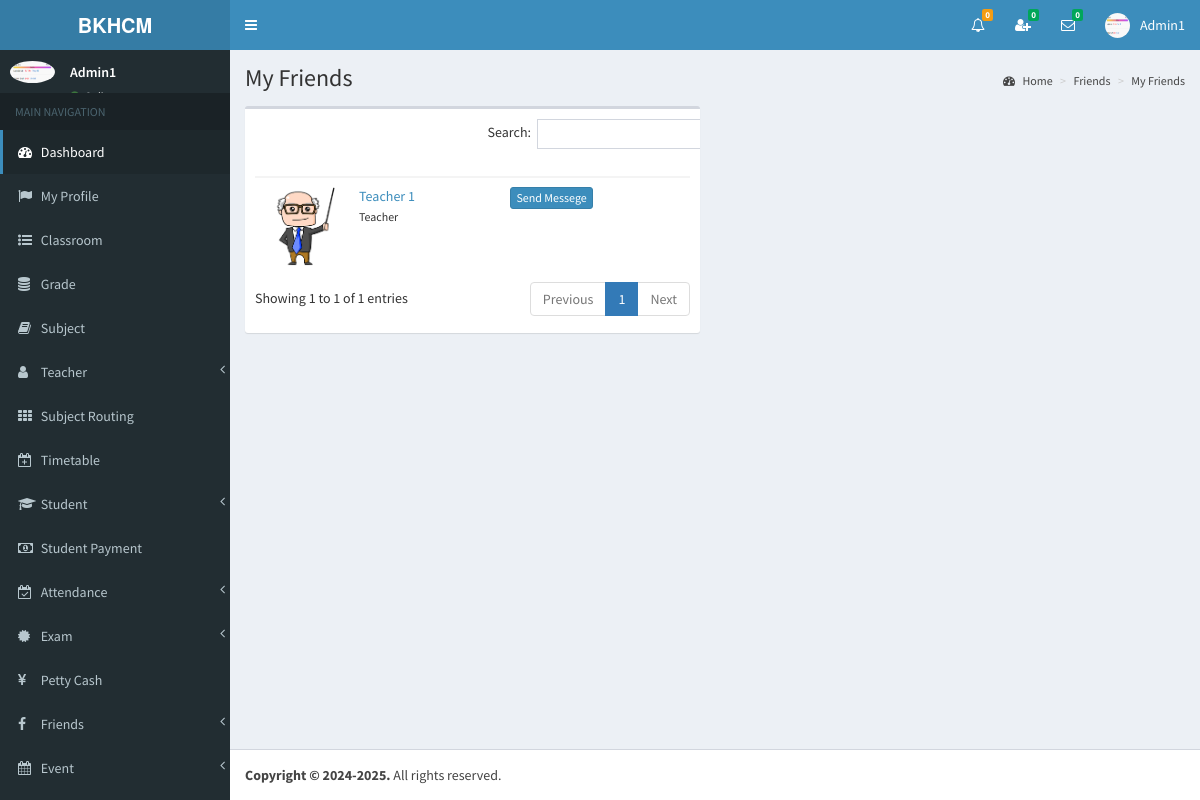
Page /view/my_friends.php?do=showChatBox&my_index=0&conversation_id=11&friend_index=1&my_type=Admin (signed in) on the committed database.
### tables this page shows
CREATE TABLE `my_friends` (
  `id` int(11) NOT NULL,
  `my_index` bigint(11) NOT NULL,
  `friend_index` bigint(11) NOT NULL,
  `_status` varchar(255) NOT NULL,
  `conversation_id` int(11) NOT NULL,
  `my_type` varchar(255) NOT NULL,
  `friend_type` varchar(255) NOT NULL,
  `_isread` int(11) NOT NULL
);

CREATE TABLE `teacher` (
  `id` int(11) NOT NULL,
  `full_name` varchar(255) NOT NULL,
  `i_name` varchar(255) NOT NULL,
  `gender` varchar(255) NOT NULL,
  `address` varchar(255) NOT NULL,
  `phone` varchar(255) NOT NULL,
  `email` varchar(255) NOT NULL,
  `image_name` varchar(255) NOT NULL,
  `index_number` bigint(11) NOT NULL,
  `reg_date` date NOT NULL
);

### view/my_friends.php (the view, shortened to what this page needs)
<?php include_once('head.php'); ?>
<?php include_once('header_admin.php'); ?>
<?php include_once('sidebar.php'); ?>
<div class="content-wrapper">
    <section class="content-header">
    	<h1>
        	My Friends
        </h1>
        <ol class="breadcrumb">
        	<li><a href="#"><i class="fa fa-dashboard"></i> Home</a></li>
            <li><a href="#">Friends</a></li>
            <li><a href="#">My Friends</a></li>
    	</ol>
	</section>
    <section class="content" >
        <div class="row" id="table1">
            <div class="col-md-6">
                <div class="box">
                    <div class="box-body table-responsive">
                        <table id="tableMyFriend" class="table ">
                            <thead>
                                <th class="col-md-1"></th>
                                <th class="col-md-5"></th>
                                <th class="col-md-6"></th>
                            </thead>
                            <tbody>
<?php
include_once('../controller/config.php');
$my_index=$_SESSION["index_number"];
$my_type=$_SESSION["type"];
$sql="select * from my_friends where my_index='$my_index' and _status='Friend'";
$result=mysqli_query($conn,$sql);
if(mysqli_num_rows($result) > 0){
	while($row=mysqli_fetch_assoc($result)){
		$friend_type=$row['friend_type'];
		$friend_index=$row['friend_index'];
		$conversation_id=$row['conversation_id'];
		if($friend_type=="Teacher"){
			$sql1="SELECT * FROM teacher WHERE index_number='$friend_index'";
			$result1=mysqli_query($conn,$sql1);
			$row1=mysqli_fetch_assoc($result1);
			$friend_name=$row1['i_name'];
			$friend_image=$row1['image_name'];
		}
?>
                                <tr>
                                    <td><img src="../<?php echo $friend_image; ?>" class="friend-image"></td>
                                    <td id="td1_<?php echo $row['mf_id']; ?>">
									<a href="#"onClick="friendProfile('<?php echo $friend_type; ?>','<?php echo $friend_index; ?>')"><?php echo $friend_name; ?> </a><br>
                                        <?php
											if($friend_type == "Teacher"){
												echo "<small> Teacher </small>";
											}
										?>
                                    </td>
                                    <td>
<a href="#" onClick="showModal('<?php echo $my_index; ?>','<?php echo $conversation_id; ?>','<?php echo $friend_index; ?>','<?php echo $my_type; ?>')" class="btn btn-primary btn-xs"  >Send Messege</a>
                                    </td>
                                </tr>
<?php } } ?>
                            </tbody>
                        </table>
                	</div>
                </div>
            </div>
            <div class="col-md-6" id="showMsg" style=" height:520px;">
    		</div>
        </div>
    </section>
</div>
<?php include_once('footer.php');?>

### view/header_admin.php (shortened to what this page needs)
<body class="hold-transition skin-blue sidebar-mini" >
<div class="wrapper">
  <header class="main-header" >
    <a href="" class="logo">
      <span><strong>BKHCM </strong></span>
    </a>
    <nav class="navbar navbar-static-top">
		<a href="#" class="sidebar-toggle" data-toggle="offcanvas" role="button">
       	</a>
		<div class="navbar-custom-menu">
			<ul class="nav navbar-nav">
              <li class="dropdown notifications-menu">
                <a href="#" class="dropdown-toggle" data-toggle="dropdown">
                  <i class="fa fa-bell-o"></i>
<?php
include_once('../controller/config.php');
$my_type=$_SESSION["type"];
if($my_type == 'Admin'){
	$sql1="SELECT COUNT(id) FROM main_notifications WHERE _isread='0'";
	$result1=mysqli_query($conn,$sql1);
	$row1=mysqli_fetch_assoc($result1);
	$notfi_count=$row1['COUNT(id)'];
?>
                  <span class="label label-warning"><?php echo $notfi_count; ?></span>
                </a>
              </li>
<?php }  ?>
<?php
include_once('../controller/config.php');
$my_index=$_SESSION["index_number"];
$my_type=$_SESSION["type"];
$sql="SELECT count(id)
      FROM my_friends
      WHERE my_index='$my_index' AND _status='Pending' AND _isread='0'";
$result=mysqli_query($conn,$sql);
$row=mysqli_fetch_assoc($result);
$unread_count=$row['count(id)'];
?>
              <li class="dropdown messages-menu"  id="friend_request">
              	<a href="#" class="dropdown-toggle" data-toggle="dropdown" onClick="showFriendRequest('<?php echo $my_index; ?>','<?php echo $my_type; ?>')">
                  <i class="fa fa-user-plus"></i>
                  <span class="label label-success"><?php echo $unread_count; ?></span>
                </a>
              </li>
<?php
include_once('../controller/config.php');
$my_index=$_SESSION["index_number"];
$unread_msg_count=0;
$sql="SELECT * FROM my_friends WHERE my_index='$my_index'";
$result=mysqli_query($conn,$sql);
while($row=mysqli_fetch_assoc($result)){
	$friend_index=$row['friend_index'];
	$sql1="SELECT count(id)
		  FROM online_chat
		  WHERE user_index='$friend_index' AND _isread='0'";
	$result1=mysqli_query($conn,$sql1);
	$row1=mysqli_fetch_assoc($result1);
	$unread_msg_count+=$row1['count(id)'];
}
?>
              <li class="dropdown messages-menu" id="unread_msg">
                <a href="#" class="dropdown-toggle" data-toggle="dropdown" >
                  <i class="fa fa-envelope-o"></i>
                  <span class="label label-success"><?php echo $unread_msg_count; ?></span>
                </a>
<?php
include_once('../controller/config.php');
$index=$_SESSION["index_number"];
$type=$_SESSION["type"];
$time='';
$file_path='';
	$sql="SELECT
           DISTINCT conversation_id,friend_index
           FROM
              my_friends
           WHERE
              	my_index='$index'
           ORDER BY
              conversation_id";
	$result=mysqli_query($conn,$sql);
	while($row=mysqli_fetch_assoc($result)){
		$conversation_id=$row['conversation_id'];
		$friend_index=$row['friend_index'];
		$sql3="SELECT * FROM my_friends WHERE conversation_id='$conversation_id' and friend_index='$friend_index'";
		$result3=mysqli_query($conn,$sql3);
		$row3=mysqli_fetch_assoc($result3);
		$friend_type=$row3['friend_type'];
		if($friend_type == "Admin"){
			$sql1="SELECT * FROM admin WHERE index_number='$friend_index'";
			$result1=mysqli_query($conn,$sql1);
			$row1=mysqli_fetch_assoc($result1);
			$friend_name=$row1['i_name'];
			$friend_image=$row1['image_name'];
		}
		if($friend_type == "Teacher"){
			$sql1="SELECT * FROM teacher WHERE index_number='$friend_index'";
			$result1=mysqli_query($conn,$sql1);
			$row1=mysqli_fetch_assoc($result1);
			$friend_name=$row1['i_name'];
			$friend_image=$row1['image_name'];
		}
		if($friend_type == "Student"){
			$sql1="SELECT * FROM student WHERE index_number='$friend_index'";
			$result1=mysqli_query($conn,$sql1);
			$row1=mysqli_fetch_assoc($result1);
			$friend_name=$row1['i_name'];
			$friend_image=$row1['image_name'];
		}
		$sql2="SELECT * FROM online_chat WHERE conversation_id='$conversation_id' ORDER BY id DESC LIMIT 1";
		$result2=mysqli_query($conn,$sql2);
		while($row2=mysqli_fetch_assoc($result2)){
			$last_msg=$row2['msg'];
			$msg_time=$row2['time'];
			$datetime1 = new DateTime($msg_time);
			$datetime2 = new DateTime();
			$interval = $datetime1->diff($datetime2);
			$year = $interval->format('%y y ');
			$month = $interval->format('%m m ');
			$days = $interval->format('%a d');
			$hours = $interval->format('%h h');
			$minutes = $interval->format('%i mins');
			$seconds = $interval->format('%s sec');
			if($year>0){
				$time=$year;
			}else if($month>0){
				$time=$month;
			}else if($days>0){
				$time=$days;
			}else if($hours>0){
				$time=$hours;
			}else if($minutes>0){
				$time=$minutes;
			}else{
				$time=$seconds;
			}
			if($type=="Admin"){
				$file_path="my_friends.php?do=showChatBox&my_index=$index&conversation_id=$conversation_id&friend_index=$friend_index&my_type=$type";
			}
			if($type=="Teacher"){
				$file_path="my_friends2.php?do=showChatBox&my_index=$index&conversation_id=$conversation_id&friend_index=$friend_index&my_type=$type";
			}
			if($type=="Student"){
				$file_path="my_friends1.php?do=showChatBox&my_index=$index&conversation_id=$conversation_id&friend_index=$friend_index&my_type=$type";
			}
?>
                      <li>
                        <a href="<?php echo $file_path; ?>" onClick="msgRead('<?php echo $index; ?>','<?php echo $conversation_id; ?>','<?php echo $friend_index; ?>','<?php echo $type; ?>')">
                          <div class="pull-left">
                            <img src="../<?php echo $friend_image; ?>" class="img-circle" alt="User Image">
                          </div>
                          <h4>
                            <?php echo $friend_name; ?>
                            <small><i class="fa fa-clock-o"></i> <?php echo $time; ?></small>
                          </h4>
                          <p><?php echo $last_msg; ?></p>
                        </a>
                      </li>
 <?php } } ?>
              </li>
<?php
include_once('../controller/config.php');
if($type=="Admin"){
	$sql="SELECT * FROM admin where index_number='$index'";
	$result=mysqli_query($conn,$sql);
	$row=mysqli_fetch_assoc($result);
}
?>
            	<li class="dropdown user user-menu">
                    <a href="#" class="dropdown-toggle" data-toggle="dropdown">
                      <img src="../<?php echo $row['image_name']; ?>" class="user-image" alt="User Image">
                      <span class="hidden-xs"><?php echo $row['i_name']; ?></span>
                    </a>
              </li>
            </ul>
        </div>
	</nav>
  </header>

### view/sidebar.php (shortened to what this page needs)
  <aside class="main-sidebar">
    <section class="sidebar">
<?php
include_once('../controller/config.php');
$index=$_SESSION["index_number"];
$sql="SELECT * FROM admin WHERE index_number='$index'";
$result=mysqli_query($conn,$sql);
$row=mysqli_fetch_assoc($result);
$name=$row['i_name'];
$image=$row['image_name'];
?>
      <div class="user-panel">
      	<div class="pull-left image">
        	<img src="../<?php echo $image; ?>" class="img-circle" alt="User Image">
        </div>
        <div class="pull-left info">
        	<p><?php echo $name; ?></p>
            <a href="#"><i class="fa fa-circle text-success"></i> Online</a>
        </div>
      </div>
      <ul class="sidebar-menu">
        <li class="header">MAIN NAVIGATION</li>
        <li class="active treeview">
          <a href="dashboard.php">
            <i class="fa fa-dashboard"></i> <span>Dashboard</span>
          </a>
        </li>
         <li>
          <a href="admin_profile.php">
            <i class="fa fa-flag"></i> <span>My Profile</span>
          </a>
        </li>
        <li>
          <a href="class_room.php">
            <i class="fa fa-list-ul"></i> <span>Classroom</span>
          </a>
        </li>
        <li>
          <a href="grade.php">
            <i class="fa fa-database"></i> <span>Grade</span>
          </a>
        </li>
        <li>
          <a href="subject.php">
            <i class="fa fa-book"></i> <span>Subject</span>
          </a>
        </li>
        <li class="treeview">
          <a href="#">
            <i class="fa fa-user" aria-hidden="true"></i>
            <span>Teacher</span>
            <span class="pull-right-container">
              <i class="fa fa-angle-left pull-right"></i>
            </span>
          </a>
        </li>
        <li>
          <a href="subject_routing.php">
            <i class="fa fa-th"></i> <span>Subject Routing</span>
          </a>
        </li>
        <li>
          <a href="timetable.php">
            <i class="fa fa-calendar-plus-o"></i> <span>Timetable</span>
          </a>
        </li>
        <li class="treeview">
          <a href="#">
            <i class="fa fa-graduation-cap"></i>
            <span>Student</span>
            <span class="pull-right-container">
              <i class="fa fa-angle-left pull-right"></i>
            </span>
          </a>
        </li>
        <li>
          <a href="student_payment.php">
            <i class="fa fa-money"></i> <span>Student Payment</span>
          </a>
        </li>
         <li class="treeview">
          <a href="#">
            <i class="fa fa-calendar-check-o"></i>
            <span>Attendance</span>
            <span class="pull-right-container">
              <i class="fa fa-angle-left pull-right"></i>
            </span>
          </a>
        </li>
        <li class="treeview">
          <a href="#">
            <i class="fa fa-certificate"></i>
            <span>Exam</span>
            <span class="pull-right-container">
              <i class="fa fa-angle-left pull-right"></i>
            </span>
          </a>
        </li>
        <li>
          <a href="petty_cash.php">
            <i class="fa fa-yen"></i> <span>Petty Cash</span>
          </a>
        </li>
        <li class="treeview">
          <a href="#">
            <i class="fa fa-facebook"></i>
            <span>Friends</span>
            <span class="pull-right-container">
              <i class="fa fa-angle-left pull-right"></i>
            </span>
          </a>
        </li>
        <li class="treeview">
          <a href="#">
            <i class="fa fa-calendar"></i>
            <span>Event</span>
            <span class="pull-right-container">
              <i class="fa fa-angle-left pull-right"></i>
            </span>
          </a>
        </li>
      </ul>
    </section>
  </aside>

### view/my_friends.php (style rules this page uses)
body { overflow-y:scroll; }
.friend-image { float: left; width: 80px; height: 80px; text-align: center; }

### rows in the picture
my_friends: teacher.image_name (picture), teacher.i_name "Teacher 1", friend_type "Teacher"

### other values in the picture
$notfi_count "0"
$unread_count "0"
$unread_msg_count "0"
$row['i_name'] "Admin1"
$name "Admin1"
